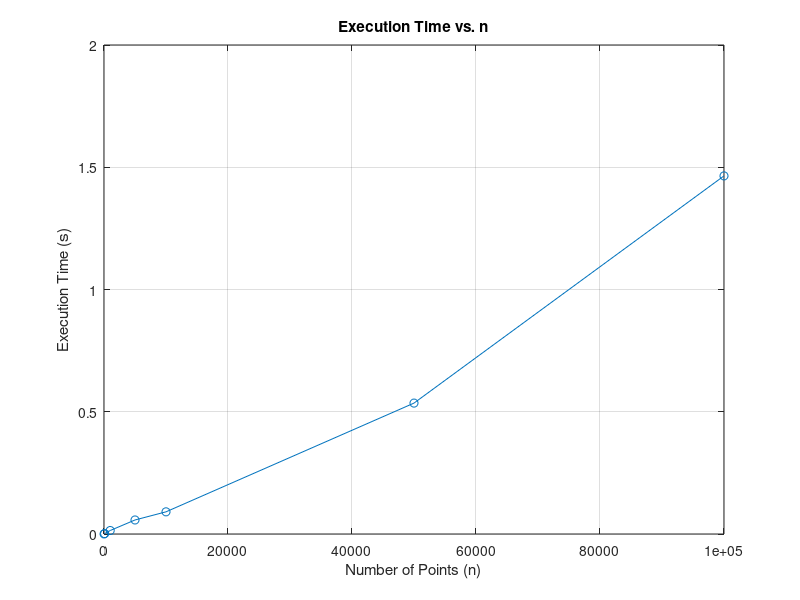
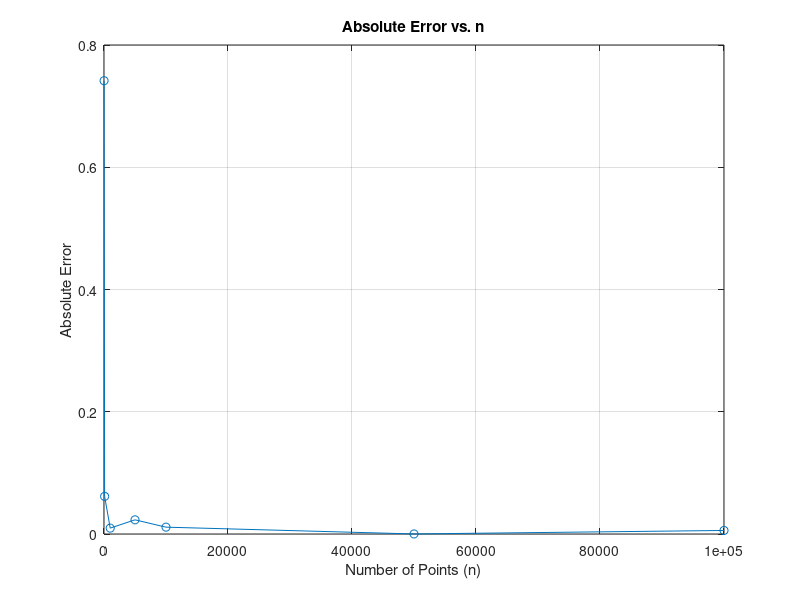
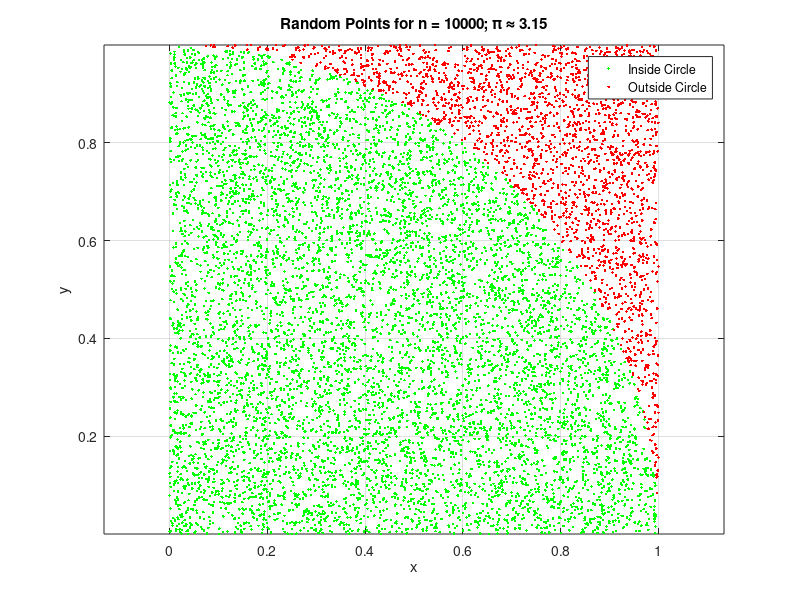

Reproduce these figures in MATLAB, in order.
function MontePiPlots()
% main idea of this coding:
%1.A range of values n_values is defined, arrays execution_times and absolute_errors are initialized.
%2.For each value of n in n_values, use the Monte Carlo method to approximate the execution time of each approximation is recorded.The absolute error is also computed.
%3.Obtain plots 1 and 2 as required in question 1 and 2.
%4.The random point generation process is shown by a fixed number of points n_fixed(in my case I choose 10000). 
% The random points are plotted in two colors: inside the quarter circle and outside the quarter circle.
%5.Save the plots in the MATLAB working directory.
%6.Add nested funtion MontePi(n).
    n_values = [10, 100, 1000, 5000, 10000, 50000, 100000];

    % Initialize arrays to store execution times and absolute errors
    execution_times = zeros(size(n_values));
    absolute_errors = zeros(size(n_values));

    % 1. Time for various values of n
    for idx = 1:length(n_values)
        n = n_values(idx);
        
        tic;  % Start the timer
        results = MontePi(n);
        % Store the elapsed time
        execution_times(idx) = toc;  

        % 2. Store the absolute error for the current n
        absolute_errors(idx) = results(2);
    end

    % Plot execution times against n (1)
    figure;
    plot(n_values, execution_times, '-o');
    xlabel('Number of Points (n)');
    ylabel('Execution Time (s)');
    title('Execution Time vs. n');
    grid on;
    saveas(gcf, 'Plot 1"ExecutionTime vs n".png');

    % Plot absolute errors against n (2)
    figure;
    plot(n_values, absolute_errors, '-o');
    xlabel('Number of Points (n)');
    ylabel('Absolute Error');
    title('Absolute Error vs. n');
    grid on;
    saveas(gcf, 'Plot 2"AbsoluteError_vs_n".png');

    % 3. Display the random points for a fixed value of 10000
    n_fixed = 10000;
    results = MontePi(n_fixed);
    pi_approx = results(1);
    
    x_inside = zeros(1, n_fixed);
    y_inside = zeros(1, n_fixed);
    x_outside = zeros(1, n_fixed);
    y_outside = zeros(1, n_fixed);

    count_inside = 0;
    count_outside = 0;

    for i = 1:n_fixed
        x = rand();
        y = rand();
        
        if x^2 + y^2 <= 1
            count_inside = count_inside + 1;
            x_inside(count_inside) = x;
            y_inside(count_inside) = y;
        else
            count_outside = count_outside + 1;
            x_outside(count_outside) = x;
            y_outside(count_outside) = y;
        end
    end

    % put the arrays in the actual size
    x_inside = x_inside(1:count_inside);
    y_inside = y_inside(1:count_inside);
    x_outside = x_outside(1:count_outside);
    y_outside = y_outside(1:count_outside);
    figure;
    plot(x_inside, y_inside, 'g.', x_outside, y_outside, 'r.');
    xlabel('x');
    ylabel('y');
    title(['Random Points for n = ', num2str(n_fixed), '; π ≈ ', num2str(pi_approx)]);
    legend('Inside Circle', 'Outside Circle');
    axis equal;
    grid on;
    saveas(gcf, 'Plot 3"RandomPoints_n".png');

end

% Make MontePi function in part(a) as a subfunction
function results = MontePi(n)
    pi_true = pi;
    count_inside = 0;

    for i = 1:n
        x = rand();
        y = rand();

        if x^2 + y^2 <= 1
            count_inside = count_inside + 1;
        end
    end

    pi_approx = 4 * count_inside / n;
    abs_error = abs(pi_true - pi_approx);
    rel_error = abs_error / pi_true;
    results = [pi_approx, abs_error, rel_error];
end



